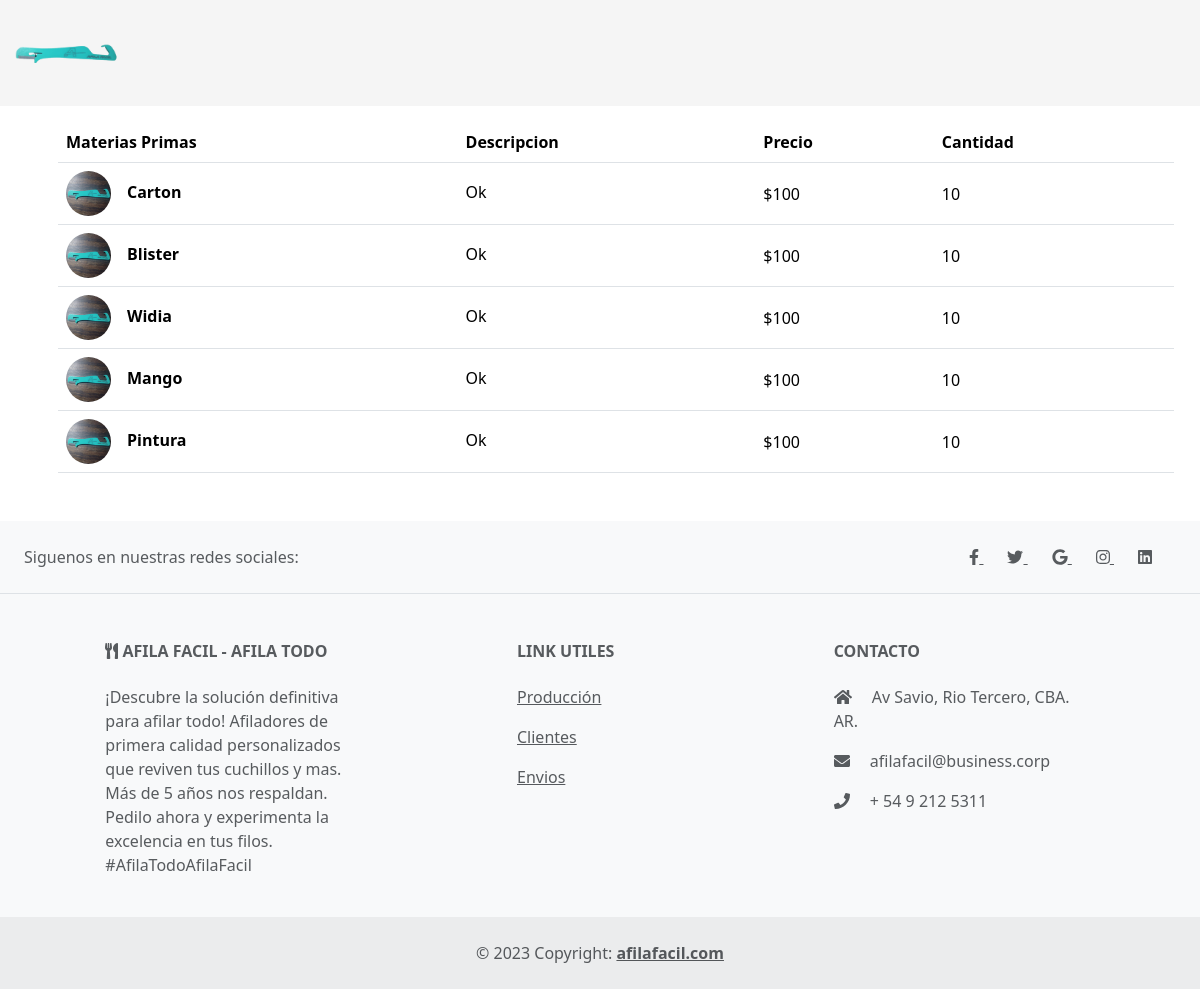
Screenshot of /materias_primas/ with the database file from the repository.
### materias_primas/models.py (models this page shows, shortened)
class Materias(models.Model):
    nombre = models.CharField(max_length=45)
    descripcion = models.CharField(max_length=200)
    precio = models.IntegerField()
    cantidad = models.IntegerField()
    imagen = models.CharField(max_length=100)
    def get_imagen_url(self):
        if self.imagen:
            return f"/static/img/{self.imagen}"
        else:
            return "/static/img/afilador.jpeg"
    class Meta:
        db_table = 'materias'
        verbose_name = "Materia"

### materias_primas/views.py (the view)
# urls.py: path('', views.mostrar_materias_primas, name='materias_primas'),
def mostrar_materias_primas(request):
    materias = Materias.objects.all()
    return render(request, 'materias_primas.html', {'materias': materias, 'mensaje': "No hay Materia Prima"})

### materias_primas/templates/materias_primas.html (shortened to what this page needs)
{% extends "materias_primas/layout.html" %}
{% load static %}
{% block content %}
{% if materias%}
<div class="container">
    <table class="table align-middle mb-0 bg-white m-3 mb-5">
        <thead class="bg-light">
        <tr>
            <th>Materias Primas</th>
            <th>Descripcion</th>
            <th>Precio</th>
            <th>Cantidad</th>
        </tr>
        </thead>
        <tbody>
        {% for materia in materias %}
            <tr>
                <td>
                <div class="d-flex align-items-center">
                    <img
                        src="{{ materia.get_imagen_url }}"
                        alt="NO-IMG"
                        style="width: 45px; height: 45px"
                        class="rounded-circle"
                        />
                    <div class="ms-3">
                    <p class="fw-bold mb-1 ml-2">{{materia.nombre}}</p>
                    </div>
                </div>
                </td>
                <td>
                <p class="fw-normal mb-1">{{ materia.descripcion }}</p>
                </td>
                <td>${{ materia.precio }}</td>
                <td>{{ materia.cantidad }}</td>
            </tr>
        {%endfor%}
        </tbody>
    </table>
{%else%}
    {{ mensaje }}
{%endif%}
</div>
{% endblock %}

### rows the page displays
Materias: nombre "Carton", descripcion "Ok", precio "100", cantidad "10"
Materias: nombre "Blister", descripcion "Ok", precio "100", cantidad "10"
Materias: nombre "Widia", descripcion "Ok", precio "100", cantidad "10"
Materias: nombre "Mango", descripcion "Ok", precio "100", cantidad "10"
Materias: nombre "Pintura", descripcion "Ok", precio "100", cantidad "10"
